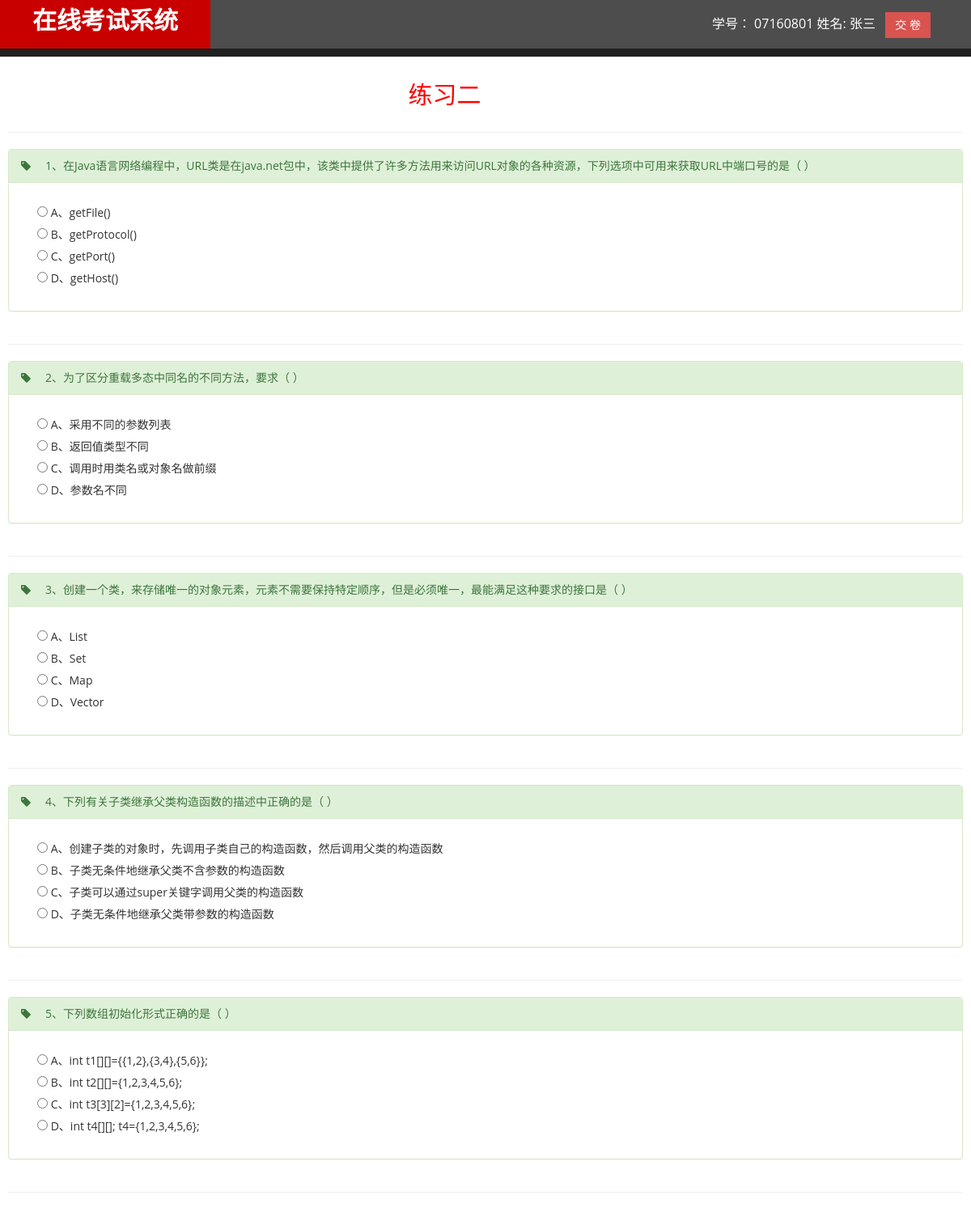
The app's page /test/test.php?test_paper_id=27 (signed in, upper part) with its own data.
### tables this page shows
CREATE TABLE `paper` (
  `id` int(10) UNSIGNED NOT NULL COMMENT '主键',
  `name` varchar(100) NOT NULL COMMENT '试卷名',
  `subject` varchar(50) NOT NULL COMMENT '科目',
  `total` int(11) NOT NULL COMMENT '总题量',
  `content` text NOT NULL COMMENT '内容',
  `memo` varchar(50) DEFAULT NULL COMMENT '备注'
);

CREATE TABLE `answer_paper` (
  `id` int(10) UNSIGNED NOT NULL COMMENT '主键',
  `studentid` varchar(8) NOT NULL COMMENT '学号',
  `paper_id` int(10) UNSIGNED NOT NULL COMMENT '试卷号',
  `select_question_id` int(10) UNSIGNED NOT NULL COMMENT '题号',
  `answer` varchar(100) DEFAULT NULL COMMENT '选择状态',
  `memo` varchar(32) DEFAULT NULL COMMENT '备注'
);

CREATE TABLE `select_question` (
  `id` int(10) UNSIGNED NOT NULL COMMENT '主键',
  `subject` varchar(50) NOT NULL COMMENT '科目',
  `type` varchar(4) NOT NULL COMMENT '单多',
  `title` text NOT NULL COMMENT '题目',
  `memo` varchar(50) DEFAULT NULL COMMENT '备注'
);

CREATE TABLE `select_item` (
  `id` int(10) UNSIGNED NOT NULL COMMENT '主键',
  `select_question_id` int(10) UNSIGNED NOT NULL COMMENT '选择题号',
  `isanswer` tinyint(1) NOT NULL COMMENT '是否答案',
  `content` varchar(1000) NOT NULL COMMENT '选项',
  `memo` varchar(32) DEFAULT NULL COMMENT '备注'
);

### test/test.php (the view, shortened to what this page needs)
<?php
$paperId = $_REQUEST ["test_paper_id"];
$studentid = $_SESSION ['tester'] ['studentId'];
$queryPaper = "select * from paper where id='$paperId'";
$paper = mysql_fetch_array ( mysql_query ( $queryPaper ) );
$paperName = $paper ['name'];
$content = $paper ['content'];
$query = "select select_question_id,type,title,answer
        from select_question,answer_paper where answer_paper.studentid= '$studentid' and select_question.id = answer_paper.select_question_id
        and answer_paper.paper_id= '$paperId' and select_question.id in($content)";
$result = mysql_query ( $query );
while ( $rowQuestion = mysql_fetch_array ( $result ) ) {
	$resultQuestion [] = $rowQuestion;
}
for($i = 0; $i < count ( $resultQuestion ); $i ++) {
	$resultQuestion [$i] ['answer'] = unserialize ( $resultQuestion [$i] ['answer'] );
	$select_question_id = $resultQuestion [$i] ['select_question_id'];
	$sqlitems = "select id,select_item.content from select_item where select_question_id ='$select_question_id'";
	$resultItems = mysql_query ( $sqlitems );
	$resultItemsArray = null;
	while ( $rowItems = mysql_fetch_array ( $resultItems ) ) {
		$resultItemsArray [] = $rowItems;
	}
	$resultQuestion [$i] ['items'] = $resultItemsArray;
}
$selectQuestion = $resultQuestion;
?>
<!DOCTYPE html>
<html xmlns="http://www.w3.org/1999/xhtml">
<head>
<link href="/huangqunzhan/assets/css/bootstrap.css" rel="stylesheet" />
<link href="/huangqunzhan/assets/css/font-awesome.css" rel="stylesheet" />
<link href="/huangqunzhan/assets/js/morris/morris-0.4.3.min.css"
	rel="stylesheet" />
<link href="/huangqunzhan/assets/css/custom.css" rel="stylesheet" />
</head>
<body>
	<div id="wrapper">
		<nav class="navbar navbar-default navbar-cls-top" role="navigation"
			style="margin-bottom: 0">
			<div class="navbar-header">
				<a class="navbar-brand" href="index.html">在线考试系统</a>
			</div>
			<div
				style="color: white; padding: 15px 50px 5px 50px; float: right; font-size: 16px;">
				学号： <?php echo $_SESSION['tester']['studentId'];?> 姓名:
				<?php echo $_SESSION['tester']['userName'];?> &nbsp;&nbsp;<a
					href="gameOver.php?test_paper_id=<?=$paperId?>"
					class="btn btn-danger square-btn-adjust">交&nbsp;卷</a>
			</div>
		</nav>
		<div id="page-inner">
			<div class="row">
				<div class="col-md-11" align='center'>
					<h2><?=$paperName?></h2>
				</div>
			</div>
			<?php foreach($selectQuestion as $row=>$vo){ ?>
			<hr />
			<div class="row">
				<div class="col-md-12 col-sm-4">
					<div class="panel panel-success">
						<div class="panel-heading">
							<table border=0 cellpadding='10' cellspacing='10'>
								<tr>
									<td width='30'><div id='sign<?=$vo['select_question_id']?>'>
											<i class="fa fa-tag"></i>
										</div></td>
									<td width='20'><?=$row+1?>、</td>
									<td><?=$vo['title']?></td>
								</tr>
							</table>
						</div>
						<div class="panel-body">
							<div class="form-group">
								<form action="#">
									<?php foreach($vo['items'] as  $index=>$item){?>
									<div class="checkbox">
										<label> <input
											type="<?php echo $vo['type']=='单'?'radio':'checkbox';?>"
											name='<?php echo $vo['select_question_id'];?>'
											id='<?php echo $item['id'];?>'
											value='<?php echo $vo['select_question_id'];?>'
											onchange="ajaxsubmit(<?=$item['id']?>,'<?=$vo['type']?>')"
											<?php
												$id = $item ['id'];
												if (isset ( $vo ['answer'] [$id] ) && $vo ['answer'] [$id] == '1') {
													echo "checked";
												}
												?> />
											<?=$index==0?'A':($index==1?'B':($index==2?'C':'D'))?>、<?=$item['content']?>
										</label>
									</div>
									<?php }?>
								</form>
							</div>
						</div>
					</div>
				</div>
			</div>
			<?php }?>
		</div>
	</div>
</body>
</html>

### assets/css/custom.css (style rules this page uses)
body { font-family: 'Open Sans', sans-serif; }
#wrapper { width: 100%; background:#202020; }
#page-inner { width:100%; margin:10px 20px 10px 0px; background-color:#fff!important; padding:10px; min-height:1200px; }
h2 { color: #f00; }
.square-btn-adjust { border: 0px solid transparent; -webkit-border-radius: 0px; -moz-border-radius: 0px; border-radius: 0px; }
.navbar-cls-top .navbar-brand { color: #fff; background: #C90000; width: 260px; text-align: center; height: 60px; font-size: 30px; font-weight: 700; }
.navbar-cls-top { background:#4D4D4D; border-bottom:none; }
.navbar-default { border:0px solid black; }
.navbar-header { background: #A70303; }
@media (min-width:768px) { .navbar { border-radius: 0px; } }

### records on screen
paper: name "练习二"
answer_paper: select_question.title "在Java语言网络编程中，URL类是在java.net包中，该类中提供了许多方法用来访问URL对象的各种资源，下列选项中可用来获取URL中端口号的是（ ）"
select_item: shows "A", content "getFile()"
select_question: type "☐ A、getFile()", type "☐ B、getProtocol()", type "☐ C、getPort()", type "☐ D、getHost()"
select_item: shows "B", content "getProtocol()"
select_item: shows "C", content "getPort()"
select_item: shows "D", content "getHost()"
answer_paper: select_question.title "为了区分重载多态中同名的不同方法，要求（ ）"
select_item: shows "A", content "采用不同的参数列表"
select_question: type "☐ A、采用不同的参数列表", type "☐ B、返回值类型不同", type "☐ C、调用时用类名或对象名做前缀", type "☐ D、参数名不同"
select_item: shows "B", content "返回值类型不同"
select_item: shows "C", content "调用时用类名或对象名做前缀"
select_item: shows "D", content "参数名不同"
answer_paper: select_question.title "创建一个类，来存储唯一的对象元素，元素不需要保持特定顺序，但是必须唯一，最能满足这种要求的接口是（ ）"
select_item: shows "A", content "List"
select_question: type "☐ A、List", type "☐ B、Set", type "☐ C、Map", type "☐ D、Vector"
select_item: shows "B", content "Set"
select_item: shows "C", content "Map"
select_item: shows "D", content "Vector"
answer_paper: select_question.title "下列有关子类继承父类构造函数的描述中正确的是（ ）"
select_item: shows "A", content "创建子类的对象时，先调用子类自己的构造函数，然后调用父类的构造函数"
select_question: type "☐ A、创建子类的对象时，先调用子类自己的构造函数，然后调用父类", type "☐ B、子类无条件地继承父类不含参数的构造函数", type "☐ C、子类可以通过super关键字调用父类的构造函数", type "☐ D、子类无条件地继承父类带参数的构造函数"
select_item: shows "B", content "子类无条件地继承父类不含参数的构造函数"
select_item: shows "C", content "子类可以通过super关键字调用父类的构造函数"
select_item: shows "D", content "子类无条件地继承父类带参数的构造函数"
answer_paper: select_question.title "下列数组初始化形式正确的是（ ）"
select_item: shows "A", content "int t1[][]={{1,2},{3,4},{5,6}};"
select_question: type "☐ A、int t1[][]={{1,2},{3,4},{5,6", type "☐ B、int t2[][]={1,2,3,4,5,6};", type "☐ C、int t3[3][2]={1,2,3,4,5,6};", type "☐ D、int t4[][]; t4={1,2,3,4,5,6}"
select_item: shows "B", content "int t2[][]={1,2,3,4,5,6};"
select_item: shows "C", content "int t3[3][2]={1,2,3,4,5,6};"
select_item: shows "D", content "int t4[][]; t4={1,2,3,4,5,6};"

### other values on screen
$_SESSION['tester']['studentId'] "07160801"
$_SESSION['tester']['userName'] "张三"
